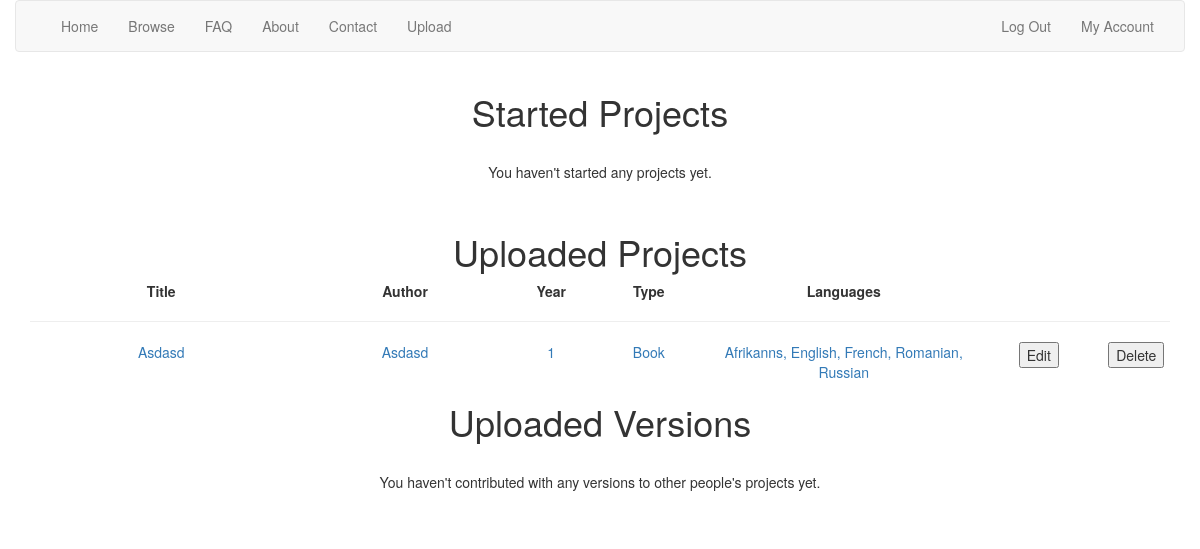
Before: /view_history (signed in) with the older database file.
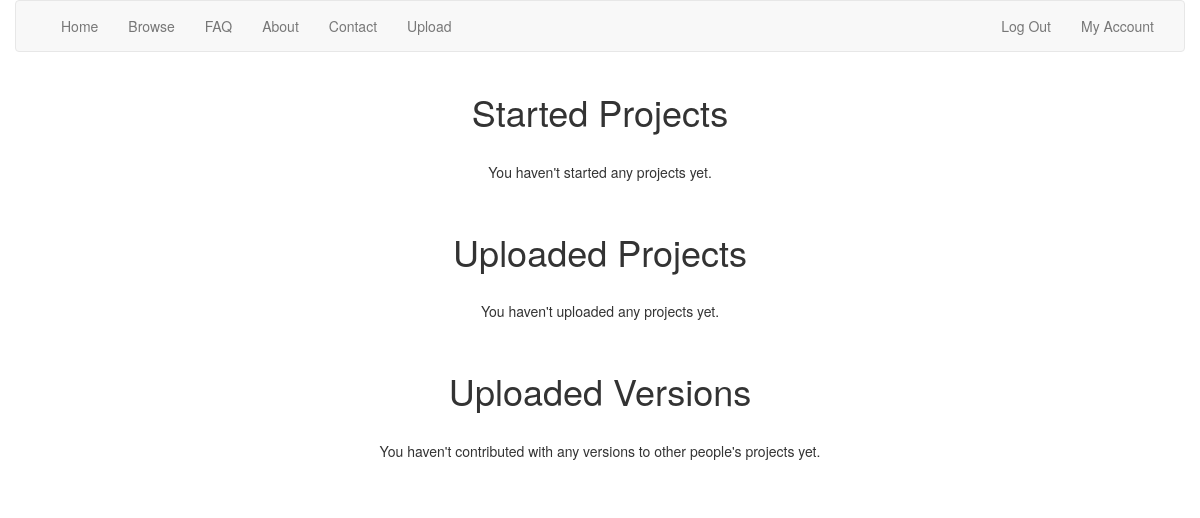
After: the same page with the newer database file.
### tables this page shows
CREATE TABLE 'projects' ('id' INTEGER PRIMARY KEY AUTOINCREMENT NOT NULL, 'type' TEXT NOT NULL,'title' TEXT NOT NULL, 'author' TEXT NOT NULL, 'year' INTEGER NOT NULL, 'user_id'  INTEGER NOT NULL  , 'line_count' INTEGER, 'season' INTEGER, 'episode' INTEGER);

### application.py (the view, shortened to what this page needs)
@app.route("/view_history")
@login_required
def view_history():
    started_projects = db.execute("SELECT * FROM history WHERE user_id = :user_id",
                                  user_id=session["user_id"])
    uploaded_projects = db.execute("SELECT * FROM projects WHERE user_id = :user_id",
                                   user_id=session["user_id"])
    if len(uploaded_projects) > 0:
        for project in uploaded_projects:
            if project["type"].lower() == "tv series":
                project["title"] += (" (s" + str(project["season"]) + "/e" + str(project["episode"]) +")")
            rows = db.execute("SELECT * FROM versions WHERE project_id = :project_id AND user_id = :user_id",
                              project_id=project["id"], user_id=session["user_id"])
            languages_list = []
            for row in rows:
                if row["language"] not in languages_list:
                    languages_list.append(row["language"])
            languages_list = sorted(languages_list)
            languages_string = ""
            for language in languages_list:
                languages_string += (language + ", ")
            languages_string = languages_string[:-2]
            project["languages"] = languages_string
    user_projects = []
    for project in uploaded_projects:
        user_projects.append(project["id"])
    uploaded_versions = db.execute("SELECT * FROM versions WHERE user_id = :user_id",
                                   user_id=session["user_id"])
    user_versions = []
    for version in uploaded_versions:
        if version["project_id"] not in user_projects:
            if version["project_id"] not in user_versions:
                user_versions.append(version)
    not_user_project_ids = []
    for version in user_versions:
        if version["project_id"] not in not_user_project_ids:
            not_user_project_ids.append(version["project_id"])
    not_user_projects = []
    return render_template("account_history.html", started_projects=started_projects,
                           uploaded_projects=uploaded_projects, not_user_projects=not_user_projects)

### helpers.py (called while the page is built)
def login_required(f):
    @wraps(f)
    def decorated_function(*args, **kwargs):
        if session.get("user_id") is None:
            return redirect(url_for("log_in", next=request.url))
        return f(*args, **kwargs)
    return decorated_function

### templates/account_history.html (shortened to what this page needs)
{% extends "layout.html" %}
{% block main %}
    <div class="container">
        <div>
            <h1>Started Projects</h1>
                {% if started_projects|length == 0 %}
                    <br>
                    <p>You haven't started any projects yet.</p>
                    <br>
                {% endif %}
        </div>
        <div>
            <h1>Uploaded Projects</h1>
                {% if uploaded_projects|length == 0 %}
                    <br>
                    <p>You haven't uploaded any projects yet.</p>
                    <br>
                {% else %}
                    <div class="row">
                        <div class="col-xs-3"><strong>Title</strong></div>
                        <div class="col-xs-2"><strong>Author</strong></div>
                        <div class="col-xs-1"><strong>Year</strong></div>
                        <div class="col-xs-1"><strong>Type</strong></div>
                        <div class="col-xs-3"><strong>Languages</strong></div>
                        <div class="col-xs-1"></div>
                        <div class="col-xs-1"></div>
                    </div>
                    <hr>
                    {% for project in uploaded_projects %}
                        <a href="{{ url_for('view_project', id=project['id']) }}">
                            <div class="row">
                                    <div class="col-xs-3"> {{ project["title"].title() }} </div>
                                    <div class="col-xs-2"> {{ project["author"].title() }} </div>
                                    <div class="col-xs-1"> {{ project["year"] }} </div>
                                    <div class="col-xs-1"> {{ project["type"].title() }} </div>
                                    <div class="col-xs-3"> {{ project["languages"].title() }} </div>
                        </a>
                                    <div class="col-xs-1">
                                        <form action="{{ url_for('edit_project') }}" method="POST">
                                            <button type="submit" name="edit_project" value="{{ project['id'] }}">
                                                Edit
                                            </button>
                                        </form>
                                    </div>
                                    <div class="col-xs-1">
                                        <form action="{{ url_for('prepare_deletion') }}" method="POST">
                                            <button type="submit" name="delete_project" value="{{ project['id'] }}">
                                                Delete
                                            </button>
                                        </form>
                                    </div>
                            </div>
                    {% endfor %}
                {% endif %}
        </div>
        <div>
            <h1>Uploaded Versions</h1>
                {% if not_user_projects|length == 0 %}
                    <br>
                    <p>You haven't contributed with any versions to other people's projects yet.</p>
                    <br>
                {% endif %}
        </div>
    </div>
{% endblock %}

Changed rows visible on the page:
removed projects: title "Asdasd", author "Asdasd", year "1", type "Book", languages "Afrikanns, English, French, Romanian, Russian", {{ project['id'] }} 11 (drawn)
Other visible differences:
text no longer shown: "Title Author Year Type Languages"
text now shown: "You haven't uploaded any projects yet."
